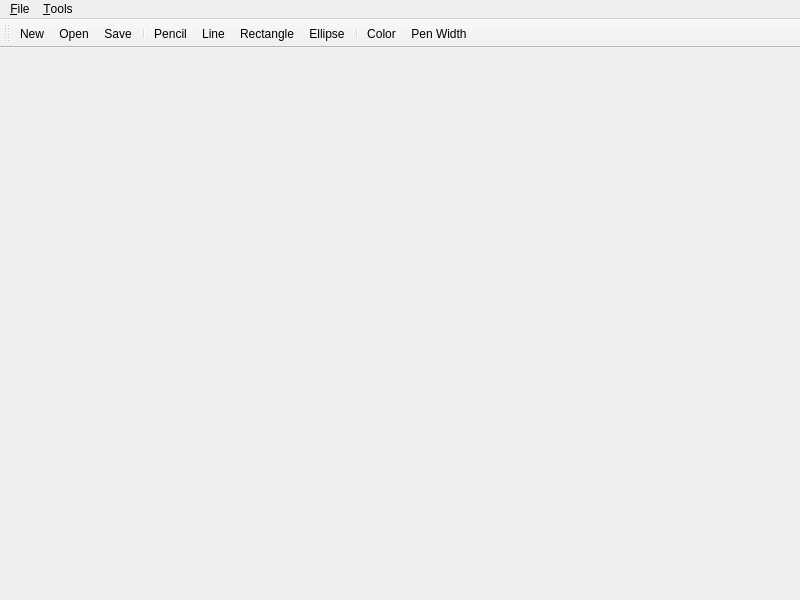
<?xml version="1.0" encoding="UTF-8"?>
<ui version="4.0">
 <class>MainWindow</class>
 <widget class="QMainWindow" name="MainWindow">
  <property name="geometry">
   <rect>
    <x>0</x>
    <y>0</y>
    <width>800</width>
    <height>600</height>
   </rect>
  </property>
  <property name="windowTitle">
   <string>QtPaint</string>
  </property>
  <widget class="QWidget" name="centralWidget"/>
  <widget class="QMenuBar" name="menuBar">
   <property name="geometry">
    <rect>
     <x>0</x>
     <y>0</y>
     <width>800</width>
     <height>22</height>
    </rect>
   </property>
   <widget class="QMenu" name="menuFile">
    <property name="title">
     <string>&amp;File</string>
    </property>
    <addaction name="actionNew"/>
    <addaction name="actionOpen"/>
    <addaction name="actionSave"/>
    <addaction name="actionSaveAs"/>
    <addaction name="separator"/>
    <addaction name="actionExit"/>
   </widget>
   <widget class="QMenu" name="menuTools">
    <property name="title">
     <string>&amp;Tools</string>
    </property>
    <addaction name="actionPencil"/>
    <addaction name="actionLine"/>
    <addaction name="actionRectangle"/>
    <addaction name="actionEllipse"/>
    <addaction name="separator"/>
    <addaction name="actionColor"/>
    <addaction name="actionPenWidth"/>
   </widget>
   <addaction name="menuFile"/>
   <addaction name="menuTools"/>
  </widget>
  <widget class="QToolBar" name="mainToolBar">
   <attribute name="toolBarArea">
    <enum>TopToolBarArea</enum>
   </attribute>
   <attribute name="toolBarBreak">
    <bool>false</bool>
   </attribute>
   <addaction name="actionNew"/>
   <addaction name="actionOpen"/>
   <addaction name="actionSave"/>
   <addaction name="separator"/>
   <addaction name="actionPencil"/>
   <addaction name="actionLine"/>
   <addaction name="actionRectangle"/>
   <addaction name="actionEllipse"/>
   <addaction name="separator"/>
   <addaction name="actionColor"/>
   <addaction name="actionPenWidth"/>
  </widget>
  <action name="actionNew">
   <property name="text">
    <string>&amp;New</string>
   </property>
   <property name="shortcut">
    <string>Ctrl+N</string>
   </property>
  </action>
  <action name="actionOpen">
   <property name="text">
    <string>&amp;Open...</string>
   </property>
   <property name="shortcut">
    <string>Ctrl+O</string>
   </property>
  </action>
  <action name="actionSave">
   <property name="text">
    <string>&amp;Save</string>
   </property>
   <property name="shortcut">
    <string>Ctrl+S</string>
   </property>
  </action>
  <action name="actionSaveAs">
   <property name="text">
    <string>Save &amp;As...</string>
   </property>
   <property name="shortcut">
    <string>Ctrl+Shift+S</string>
   </property>
  </action>
  <action name="actionExit">
   <property name="text">
    <string>&amp;Exit</string>
   </property>
   <property name="shortcut">
    <string>Ctrl+Q</string>
   </property>
  </action>
  <action name="actionPencil">
   <property name="text">
    <string>&amp;Pencil</string>
   </property>
  </action>
  <action name="actionLine">
   <property name="text">
    <string>&amp;Line</string>
   </property>
  </action>
  <action name="actionRectangle">
   <property name="text">
    <string>&amp;Rectangle</string>
   </property>
  </action>
  <action name="actionEllipse">
   <property name="text">
    <string>&amp;Ellipse</string>
   </property>
  </action>
  <action name="actionColor">
   <property name="text">
    <string>&amp;Color</string>
   </property>
  </action>
  <action name="actionPenWidth">
   <property name="text">
    <string>Pen &amp;Width</string>
   </property>
  </action>
 </widget>
 <resources/>
 <connections/>
</ui>
